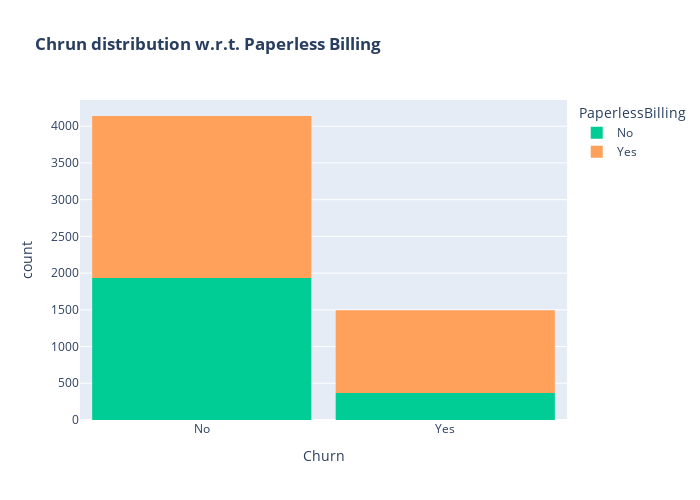

The code cell stored with this chart in its notebook:
### Markdown cell above
* Most customers churn in the absence of online security,

### Code cell
color_map = {"Yes": '#FFA15A', "No": '#00CC96'}
fig = px.histogram(df, x="Churn", color="PaperlessBilling",  title="<b>Chrun distribution w.r.t. Paperless Billing</b>", color_discrete_map=color_map)
fig.update_layout(width=700, height=500, bargap=0.1)
fig.show()

### Figure 1 — Plotly figure (JSON) as saved in the notebook; plotly's stock layout.template omitted (floating-point values rounded to 4 significant figures; data arrays with more than 128 entries replaced by an {"elided": "..."} marker saying what was removed)
{"data": [{"bingroup": "x", "hovertemplate": "PaperlessBilling=No<br>Churn=%{x}<br>count=%{y}<extra></extra>", "legendgroup": "No", "marker": {"color": "#00CC96", "pattern": {"shape": ""}}, "name": "No", "orientation": "v", "showlegend": true, "type": "histogram", "x": {"elided": "2303 str values"}, "xaxis": "x", "yaxis": "y"}, {"bingroup": "x", "hovertemplate": "PaperlessBilling=Yes<br>Churn=%{x}<br>count=%{y}<extra></extra>", "legendgroup": "Yes", "marker": {"color": "#FFA15A", "pattern": {"shape": ""}}, "name": "Yes", "orientation": "v", "showlegend": true, "type": "histogram", "x": {"elided": "3331 str values"}, "xaxis": "x", "yaxis": "y"}], "layout": {"bargap": 0.1, "barmode": "relative", "height": 500, "legend": {"title": {"text": "PaperlessBilling"}, "tracegroupgap": 0}, "title": {"text": "<b>Chrun distribution w.r.t. Paperless Billing</b>"}, "width": 700, "xaxis": {"anchor": "y", "domain": [0, 1], "title": {"text": "Churn"}}, "yaxis": {"anchor": "x", "domain": [0, 1], "title": {"text": "count"}}}}
